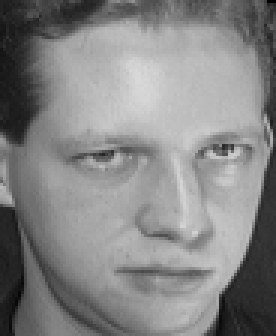
#> input picture faceRecogniser/faces/s1/10.pgm, 92 x 112 px (shown 3 times larger)
$ python example_faceTracking.py   (older library calls are emulated)
#> lines starting #> are read from the running program, lines starting #| are printed output that depends on the picture
### faceRecogniser/facerecutil.py
import sys
import numpy as np
import os
import Image


def read_training_images(path, sz=None):
#> called with path = './faceRecogniser/faces'
    c = 0
    X, y, files = [], [], []
    count = 0
    for dirname, dirnames, filenames in os.walk(path):
        for subdirname in dirnames:
            subject_path = os.path.join(dirname, subdirname)
            print("subject "+str(c)+": "+subject_path)
            count = count+1
            for filename in os.listdir(subject_path):
                try:
                    im = Image.open(os.path.join(subject_path, filename))
#> im is the input picture: PIL image 92x112 L; min 1, max 217, mean 132.8
                    im = im.convert("L")
                    if (sz is not None):
                        im = im.resize(sz, Image.ANTIALIAS)
                    X.append(np.asarray(im, dtype=np.uint8))
                    y.append(c)
                except IOError as (errno, strerror):
                    print("I/O error({0}): {1}".format(errno, strerror))
                except:
                    print("Unexpected error:", sys.exc_info()[0])
                    raise
            files.append(subject_path)
            c = c+1
    return [X, y, files]


def asRowMatrix(X):
    if len(X) == 0:
        return np.array([])
    mat = np.empty((0, X[0].size), dtype=X[0].dtype)
    for row in X:
        mat = np.vstack((mat, np.asarray(row).reshape(1, -1)))
    return mat


def asColumnMatrix(X):
    # [7 lines left out: function asColumnMatrix, not called in this run]

def normalize(X, low, high, dtype=None):
    # [11 lines left out: function normalize, not called in this run]

class AbstractDistance (object):

    def __init__(self, name):
        self . _name = name

        def __call__(self, p, q):
            raise NotImplementedError(
                " Every AbstractDistance must implement the __call__method .")

    @property
    def name(self):
        return self . _name

    def __repr__(self):
        return self . _name


class EuclideanDistance (AbstractDistance):

    def __init__(self):
        AbstractDistance . __init__(self, " EuclideanDistance ")

    def __call__(self, p, q):
        # [4 lines left out: function __call__, not called in this run]

class CosineDistance (AbstractDistance):

    def __init__(self):
        AbstractDistance . __init__(self, " CosineDistance ")

    def __call__(self, p, q):
        # [4 lines left out: function __call__, not called in this run]
### objectTracker/trackingUtil.py
import sys
from datetime import datetime
import cv2
import numpy as np
import Image
import faceDetector.violajones as vj
from faceRecogniser.facerecutil import read_training_images as reader
from faceRecogniser.model import EigenfacesModel
import faceRecogniser.facerecutil as util
import faceRecogniser.pca as pca


def faceInWindow(faceNumber, image):
    name = "face "+str(faceNumber)
    # cv2.imshow(name, image)
    # cv2.resizeWindow(name, 300, 200)
    # cv2.moveWindow(name, 0, 200*faceNumber-1)


# [4 lines left out: function saveImage, not called in this run]


def faceFinding(roiPts, frame, model, sz, filenames):
    orig = frame.copy()
    violajones = vj.ViolaJones(orig, 'Video')
    faceRects = violajones.vj()
    print("Total faces : "+str(len(faceRects)))
    count = 1
    for (x, y, w, h) in faceRects:
        x = (x+10)
        y = (y+10)
        w = (w-15)
        h = (h-15)
        # cv2.rectangle(frame, (x, y), (x + w, y + h), (0, 255, 0), 2)
        roiPts.append((x, y, x+w, y+h))

        extra_img = orig[y: y+h, x: x+w]
        imgname = saveImage(count, extra_img)

        im = Image.open(imgname)
        im = im.convert("L")
        # resize to given size (if given)
        im = im.resize(sz, Image.ANTIALIAS)
        im = np.asarray(im, dtype=np.uint8)
        print("Predicting")
        prediction = model.predict(im)
        subject = filenames[prediction]
        print(prediction)
        alpha = 0.3
        if (subject == 'Eduardo'):
            copy = extra_img.copy()
            cv2.rectangle(
                extra_img, (0, 0), (w, h), (0, 255, 0), cv2.cv.CV_FILLED
            )
            dst = cv2.addWeighted(extra_img,0.3,copy,0.7,0)
            cv2.imshow("Identified Person "+str(subject), dst)
        print("Predicted subject: "+str(subject))


# [16 lines left out: function createHist, not called in this run]


def initFaceRecognitionModel(dataset):
    if(dataset == 'Yale'):
        sz = [320, 240]
        [X, y, filenames] = reader("./faceRecogniser/yalefaces", sz)
    elif (dataset == 'ATT'):
        sz = [92, 112]
        [X, y, filenames] = reader("./faceRecogniser/faces", sz)

    for i in range(0, len(filenames)):
        filenames[i] = filenames[i].split("faces/s")[1]

    print("Reading training faces")

    print("Generating model")
    model = EigenfacesModel(X[1:], y[1:])

    [D, W, mu] = model.compute(X[1:], y[1:])

    E = []

    return (sz, model, filenames)

### faceRecogniser/pca.py
import sys
sys.path.append('/usr/local/lib/python2.7/dist-packages')
import numpy as np
import matplotlib.cm as cm
import matplotlib.pyplot as plt


def pca(X, y, num_components=0):
#> called with X = array of shape (1, 10304), num_components = 0
    [n, d] = X.shape
    if (num_components <= 0) or (num_components > n):
        num_components = n
    mu = X.mean(axis=0)
    X = X - mu
    if n > d:
        C = np.dot(X.T, X)
        [eigenvalues, eigenvectors] = np.linalg.eigh(C)
    else:
        C = np.dot(X, X.T)
        [eigenvalues, eigenvectors] = np.linalg.eigh(C)
        eigenvectors = np.dot(X.T, eigenvectors)
        for i in xrange(n):
            eigenvectors[:, i] = eigenvectors[
                :, i]/np.linalg.norm(eigenvectors[:, i])
    idx = np.argsort(- eigenvalues)
    eigenvalues = eigenvalues[idx]
    eigenvectors = eigenvectors[:, idx]
    eigenvalues = eigenvalues[0: num_components].copy()
    eigenvectors = eigenvectors[:, 0: num_components].copy()
    return [eigenvalues, eigenvectors, mu]


def project(W, X, mu=None):
    if mu is None:
        return np.dot(X, W)
    return np.dot(X - mu, W)


# [24 lines left out: functions reconstruct, subplot, not called in this run]

### faceRecogniser/model.py
import numpy as np
from faceRecogniser.facerecutil import asRowMatrix
from faceRecogniser.facerecutil import asColumnMatrix
from faceRecogniser.facerecutil import EuclideanDistance
from faceRecogniser.pca import pca, project


class EigenfacesModel (object):

    def __init__(self, X=None, y=None, dist_metric=EuclideanDistance(), num_components=0):
        self.dist_metric = dist_metric
        self.num_components = 0
        self.projections = []
        self .W = []
        self.mu = []
        # if (X is not None ) and (y is not None ):
        #     self.compute (X ,y)

    def compute(self, X, y):
        [D, self.W, self.mu] = pca(asRowMatrix(X), y, self.num_components)
        # store labels
        self.y = y
        # store projections
        for xi in X:
            self.projections.append(
                project(self .W, xi.reshape(1, -1), self.mu))
        return [D, self.W, self.mu]

    # [10 lines left out: function predict, not called in this run]

### objectTracker/objectTracking.py
import numpy as np
import cv2
import faceDetector.faceDetector as fd
import trackingUtil as util
roiPts = []
SKIP = 30


class Tracker:
    global roiPts
    global SKIP

    def __init__(self, source, face):
        self.frame = None
        self.source = source
        if source == None:
            self.type = 'camera'
        else:
            self.type = 'video'
        self.objectsToTrack = []
        self.face = face
        self.roiHist = []
        if self.face != None:
            (self.sz, self.model, self.filenames) = util.initFaceRecognitionModel('ATT')
        self.termCrit = (
            cv2.TERM_CRITERIA_EPS | cv2.TERM_CRITERIA_COUNT, 10, 1)

    # Seleccionar area de interes en el self.frame deseado.
    # [8 lines left out: function boxSelection, not called in this run]

    def trackObject(self):
        global roiPts
        global SKIP
        if self.type == 'camera':
            camera = cv2.VideoCapture(0)
        else:
            camera = cv2.VideoCapture(self.source)
        cv2.namedWindow("frame")
        cv2.setMouseCallback("frame", self.boxSelection)
        i = 0
        skip = 0
        while camera.read():
            # seleccionar self.frame
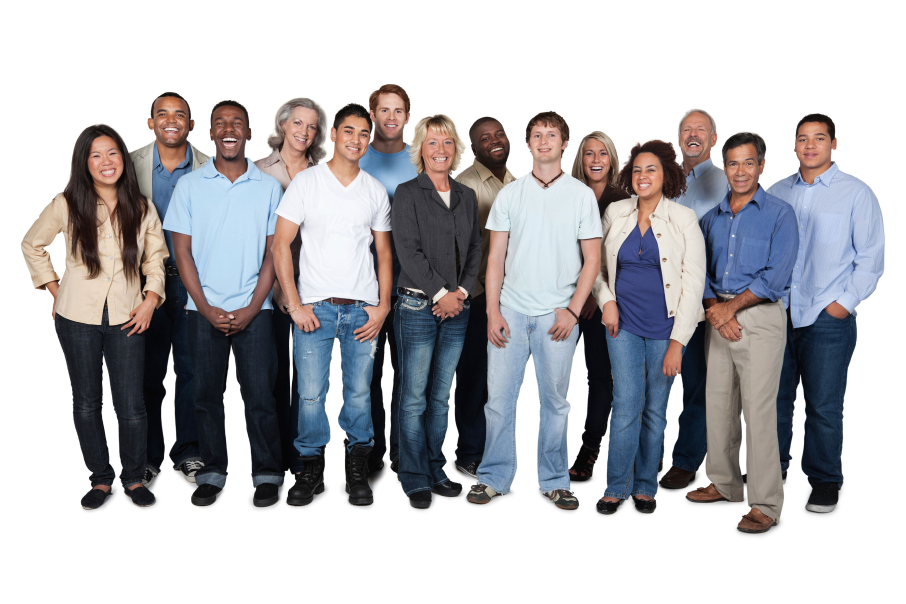
#> input picture test-face-2.jpg, 2716 x 1810 px, given in place of the camera (shown at 1/3 size)
            (selected, self.frame) = camera.read()
#> self.frame is the input picture: shape (1810, 2716, 3); mean B, G, R 185.2, 181.9, 182.7

            # existe video?
            if not selected:
                print("really?")
                break

            # aqui hay dos opciones:
            #   ya hay objeto para seguir. Es decir, ya hay area de interese seleccionada
            # No hay objeto seleccionado para seguir. Se debe entrar al modo de
            # seleccion

            # ya hay objeto?
            if self.objectsToTrack:
                skip = skip + 1
                count = 1
                for objectToTrack in self.objectsToTrack:
                    # convertir a hsv
                    hsv = cv2.cvtColor(self.frame, cv2.COLOR_BGR2HSV)
                    backProj = cv2.calcBackProject(
                        [hsv], [0], self.roiHist[count-1], [0, 180], 1)

                    color = (255, 0, 0)
                    # aplicar camshift/meanshift
                    if self.face == None:
                        (r, objectToTrack) = cv2.meanShift(
                            backProj, objectToTrack, self.termCrit)
                        x, y, w, h = objectToTrack

                        cv2.rectangle(self.frame, (x, y), (x+w, y+h), color, 2)

                    else:
                        (r, objectToTrack) = cv2.CamShift(
                            backProj, objectToTrack, self.termCrit)

                        # To draw polygones inside frame:
                        pts = np.int0(cv2.cv.BoxPoints(r))
                        cv2.polylines(self.frame, [pts], True, color, 1)
                        x, y, w, h = objectToTrack

                        extra_img = self.frame[y: y+h, x: x+w]
                        util.faceInWindow(count, extra_img)

                    count = count+1

                if self.face != None:
                    del roiPts[:]

            # Esperar a que se presione tecla
            if(self.face == None):
                key = cv2.waitKey(1) & 0xFF
                self.manuallySelectObject(key)
            else:
                cv2.waitKey(1) & 0xFF
                # Every 30 frames, look for new faces
                if not self.objectsToTrack or skip == SKIP:
                    self.objectsToTrack = []
                    util.faceFinding(roiPts, self.frame, self.model, self.sz, self.filenames)
                    util.createHist(
                        roiPts, self.frame, self.objectsToTrack, self.roiHist)
                    skip = 0
                # if (len(roiPts)!=0):
                #     self.createHist()
            cv2.imshow("frame", self.frame)

        camera.release()
        cv2.destroyAllWindows()

    # [28 lines left out: function manuallySelectObject, not called in this run]

### faceDetector/violajones.py
# import the necessary packages
import sys
sys.path.append('/usr/local/lib/python2.7/dist-packages')
import faceDetector as fdlib
import cv2


class ViolaJones:

    def __init__(self, imagePath='./faceDetector/faces.jpg', type='image'):
        self.type = type
        self.face_cascade = cv2.CascadeClassifier(
            './faceDetector/haarcascade_frontalface_default.xml')
        self.eye_cascade = cv2.CascadeClassifier(
            './faceDetector/haarcascade_eye.xml')
        print(type)
        if(type == 'image'):
            self.imageToDetect = cv2.imread(imagePath)
        else:
            self.imageToDetect = imagePath

    def vj(self):
        gray = cv2.cvtColor(self.imageToDetect, cv2.COLOR_BGR2GRAY)
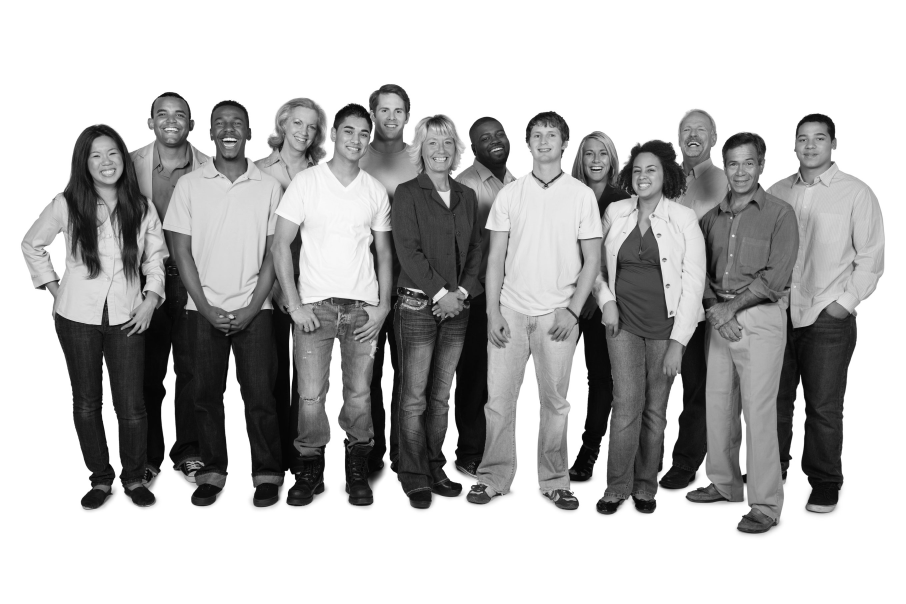
#> gray: shape (1810, 2716) (shown at 1/3 size); min 0, max 255, mean 182.5
#> (the run stopped early here; a loop or call above may not have finished)
